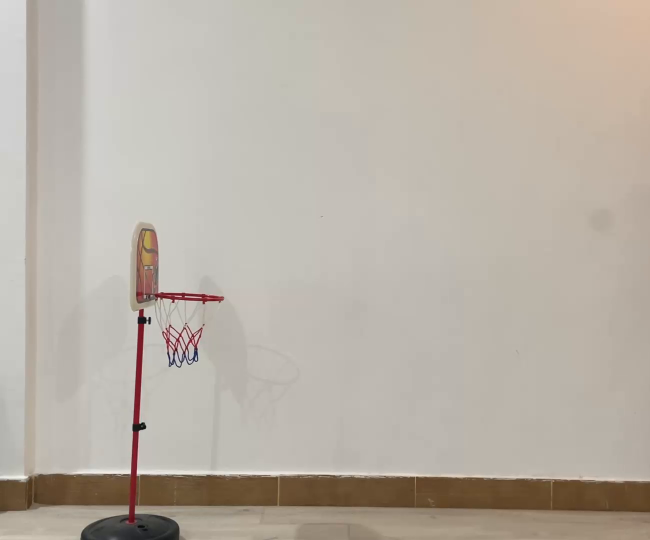
#> input picture frame 7 of Videos/vid (1).mp4, 1300 x 1080 px (shown at 1/2 size)
$ python 'main basketball Trajectory detection.py'
#> lines starting #> are read from the running program, lines starting #| are printed output that depends on the picture; after the words box and inside, x2 and y2 are one past the last pixel; in counts of white or black regions, pixels touching at a corner belong together
import cv2
import numpy as np
import matplotlib.pyplot as plt

def find_basketball_trajectory(video_path, polynomial_degree=2):
    # Open the video file
#> called with video_path = 'Videos/vid (1).mp4', polynomial_degree = 2
    cap = cv2.VideoCapture(video_path)

    actual_trajectory = []
    predicted_trajectory = []

    while cap.isOpened():
        ret, frame = cap.read()
#> frame is the input picture: shape (1080, 1300, 3); mean B, G, R 166.6, 176.8, 184.7

        if not ret:
            break

        # Convert the frame to the HSV color space
        hsv = cv2.cvtColor(frame, cv2.COLOR_BGR2HSV)
#> hsv: shape (1080, 1300, 3); mean H, S, V 20.4, 28.7, 184.8

        # Define the range of orange color in HSV
        lower_orange = np.array([10, 100, 100])
        upper_orange = np.array([20, 255, 255])

        # Threshold the image to get only orange colors
        mask = cv2.inRange(hsv, lower_orange, upper_orange)
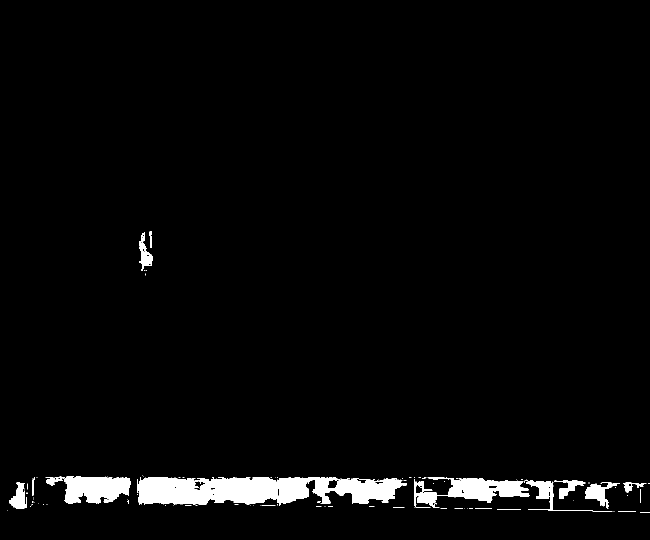
#> mask: shape (1080, 1300) (shown at 1/2 size); 3% white; 123 white regions (100 under 20 px), largest, box (x1, y1, x2, y2) and area: (274, 954, 554, 1010) 13202, (554, 954, 805, 1012) 8965, (829, 954, 1059, 1015) 6296

        # Bitwise-AND mask and original image
        res = cv2.bitwise_and(frame, frame, mask=mask)
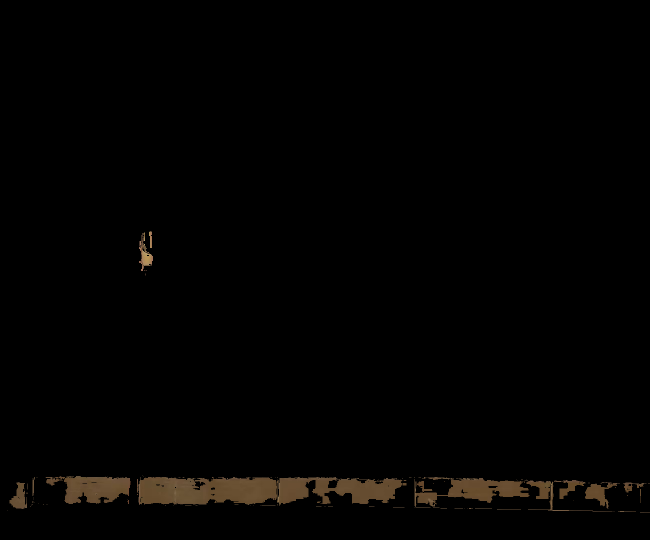
#> res: shape (1080, 1300, 3) (shown at 1/2 size); mean B, G, R 1.5, 2.4, 3.1

        # Convert the resulting image to grayscale
        gray = cv2.cvtColor(res, cv2.COLOR_BGR2GRAY)
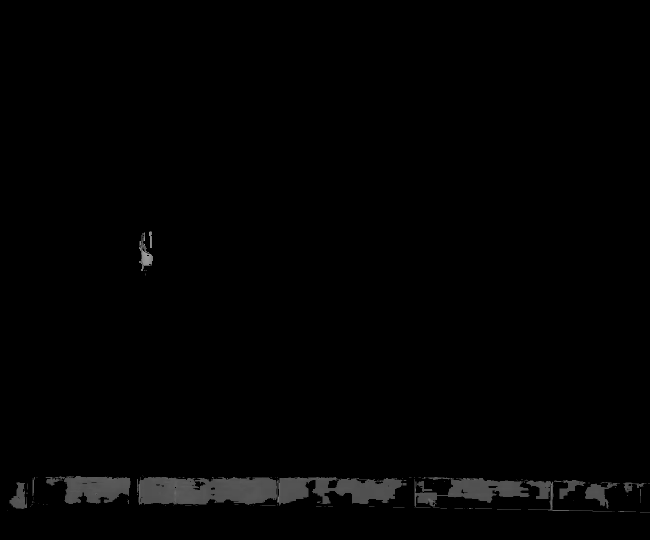
#> gray: shape (1080, 1300) (shown at 1/2 size); min 0, max 161, mean 2.5

        # Apply a blur to reduce noise
        blurred = cv2.GaussianBlur(gray, (5, 5), 0)

        # Use the HoughCircles function to detect circles in the frame
        circles = cv2.HoughCircles(
            blurred, cv2.HOUGH_GRADIENT, dp=1, minDist=30, param1=50, param2=20, minRadius=10, maxRadius=50
        )
#> circles = [[1074.5, 987.5, 31.1], [856.5, 995.5, 19.1]]

        if circles is not None:
            # Convert the (x, y) coordinates and radius of the circles to integers
            circles = np.round(circles[0, :]).astype("int")
#> circles = [[1074, 988, 31], [856, 996, 19]]

            # Find the circle with the desired color
            for (x, y, r) in circles:
                if mask[y, x] == 255:
                    # Draw the circle on the frame
                    cv2.circle(frame, (x, y), r, (0, 255, 0), 4)
                    center = (x, y)
                    cv2.circle(frame, center, 1, (0, 255, 0), 5)

                    # Store the center coordinates in the actual trajectory list
                    actual_trajectory.append(center)

                    # Perform polynomial regression on the actual trajectory
                    if len(actual_trajectory) >= polynomial_degree + 1:
                        coefficients = np.polyfit(
                            np.arange(len(actual_trajectory)),
                            np.array(actual_trajectory)[:, 0],
                            polynomial_degree
                        )
                        predicted_x = np.polyval(coefficients, np.arange(len(actual_trajectory)))
                        predicted_y = np.array(actual_trajectory)[:, 1]

                        # Combine the predicted x and actual y to form the predicted trajectory
                        predicted_trajectory = list(zip(predicted_x, predicted_y))

                        # Draw a line connecting consecutive points in the actual trajectory
                        if len(actual_trajectory) > 1:
                            cv2.line(frame, actual_trajectory[-2], actual_trajectory[-1], (255, 0, 0), 2)

                        # Draw a line connecting consecutive points in the predicted trajectory
                        if len(predicted_trajectory) > 1:
                            pt1 = (int(predicted_trajectory[-2][0]), int(predicted_trajectory[-2][1]))
                            pt2 = (int(predicted_trajectory[-1][0]), int(predicted_trajectory[-1][1]))
                            cv2.line(frame, pt1, pt2, (0, 0, 255), 2)
#> this loop made 2 passes
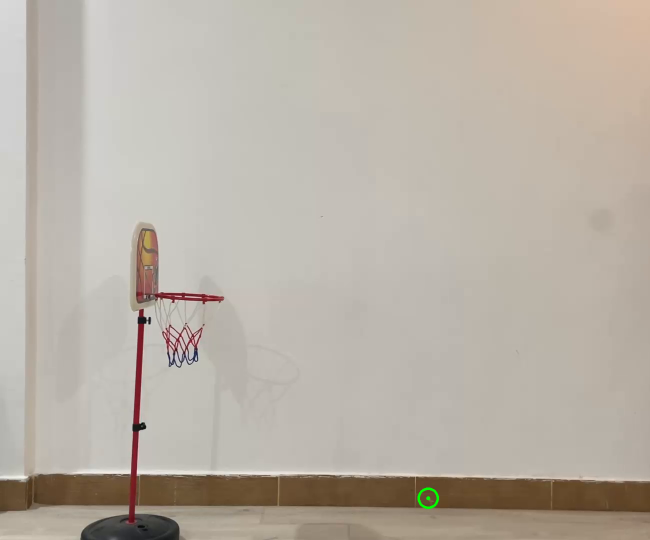
#> frame: shape (1080, 1300, 3) (shown at 1/2 size); 0.05% of pixels changed, all inside (x1, y1, x2, y2) = (835, 975, 878, 1018)
#> after the loop, actual_trajectory = [(856, 996)]

            # Display the frame with the circle and trajectories
            cv2.imshow("Basketball Detection", frame)

        # Break the loop if 'q' key is pressed
        if cv2.waitKey(200) & 0xFF == ord("q"):  # 200 milliseconds delay (0.2 seconds)
#> (key q is pressed here)
            break

    # Release the video capture object and close all windows
    cap.release()
    cv2.destroyAllWindows()

    # Convert the trajectory lists to NumPy arrays for easier manipulation
    actual_trajectory = np.array(actual_trajectory)
#> actual_trajectory = [[856, 996]]

    # Plot the actual and predicted trajectories
    plt.plot(actual_trajectory[:, 0], actual_trajectory[:, 1], marker='o', linestyle='-', color='b', label='Actual Trajectory')
    if len(predicted_trajectory) > 0:
        plt.plot(np.array(predicted_trajectory)[:, 0], np.array(predicted_trajectory)[:, 1], marker='o', linestyle='-', color='r', label='Predicted Trajectory')
    plt.title('Actual vs Predicted Basketball Trajectory')
    plt.xlabel('X-coordinate')
    plt.ylabel('Y-coordinate')
    plt.legend()
    plt.show()
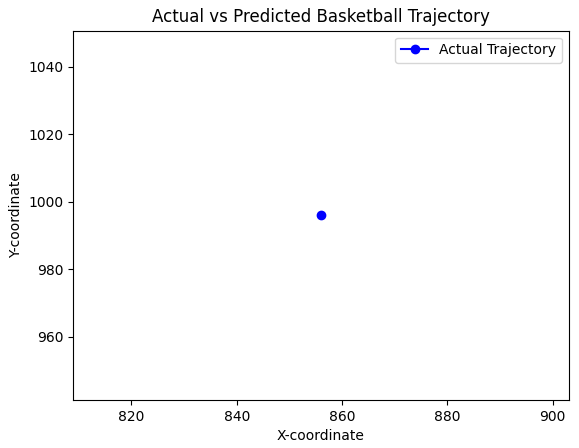
#> figure drawn by matplotlib, 1 panel

# Example usage:
video_path = "Videos/vid (1).mp4"
find_basketball_trajectory(video_path)

$ run again, starting later in the video
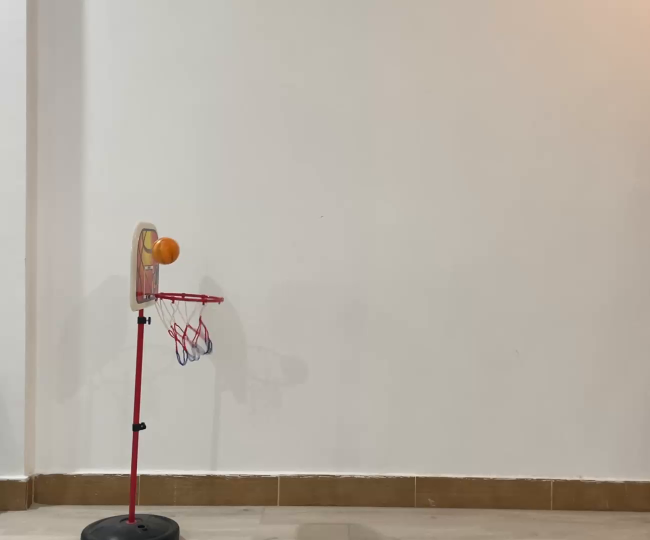
#> input picture frame 31 of Videos/vid (1).mp4, 1300 x 1080 px (shown at 1/2 size)
#> in find_basketball_trajectory, frame is the input picture: shape (1080, 1300, 3); mean B, G, R 164.5, 175.1, 183
#> hsv: shape (1080, 1300, 3); mean H, S, V 20.6, 29.5, 183.1
#> mask: shape (1080, 1300); 2.3% white; 107 white regions (72 under 20 px), largest, box (x1, y1, x2, y2) and area: (286, 954, 557, 1012) 10366, (557, 954, 790, 1012) 5698, (130, 952, 260, 1006) 4451
#> in find_basketball_trajectory, `circles = cv2.HoughCircles( blurred, cv2.HOUGH_GRADIENT, dp=1, minDist..`: circles = [[334.5, 502.5, 23.9], [293.5, 486.5, 20.5]]
#> in find_basketball_trajectory, `circles = np.round(circles[0, :]).astype("int")`: circles = [[334, 502, 24], [294, 486, 20]]
#> the loop in find_basketball_trajectory, `for (x, y, r) in circles:` made 2 passes
#> after the loop in find_basketball_trajectory, `for (x, y, r) in circles:`:
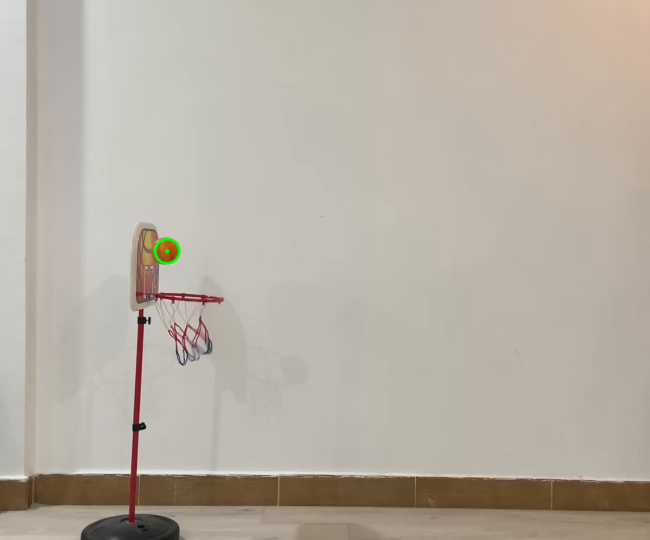
#> frame: shape (1080, 1300, 3) (shown at 1/2 size); 0.06% of pixels changed, all inside (x1, y1, x2, y2) = (308, 476, 361, 529)
#> after the loop in find_basketball_trajectory, `for (x, y, r) in circles:`: actual_trajectory = [(334, 502)]
#> in find_basketball_trajectory, `actual_trajectory = np.array(actual_trajectory)`: actual_trajectory = [[334, 502]]
#> in find_basketball_trajectory, `plt.show()`:
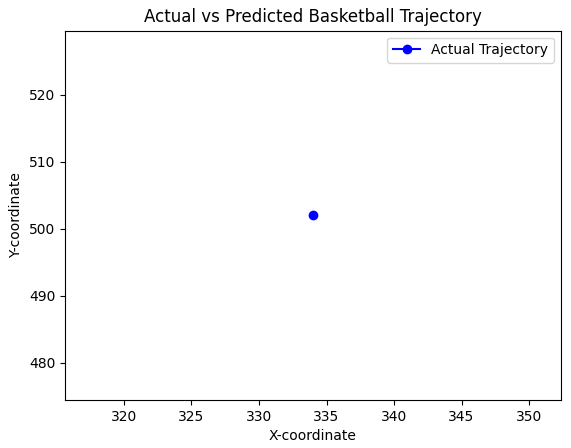
#> figure drawn by matplotlib, 1 panel

$ run again, starting later in the video
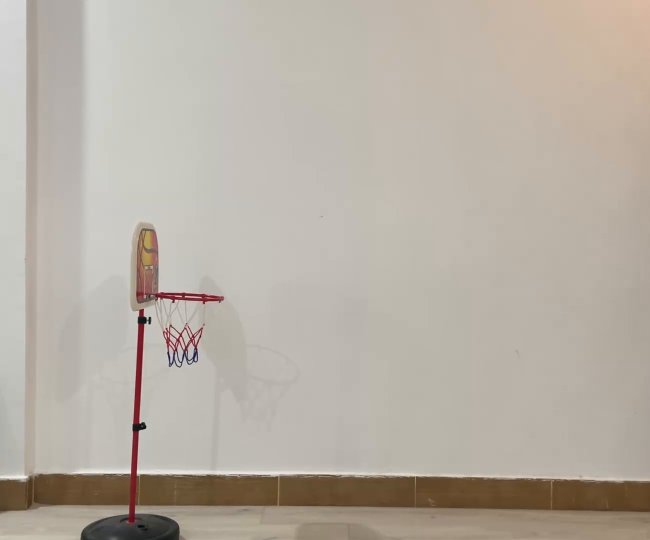
#> input picture frame 56 of Videos/vid (1).mp4, 1300 x 1080 px (shown at 1/2 size)
#> in find_basketball_trajectory, frame is the input picture: shape (1080, 1300, 3); mean B, G, R 164.6, 175.1, 182.9
#> hsv: shape (1080, 1300, 3); mean H, S, V 20.6, 29.2, 182.9
#> in find_basketball_trajectory, `mask = cv2.inRange(hsv, lower_orange, upper_orange)`:
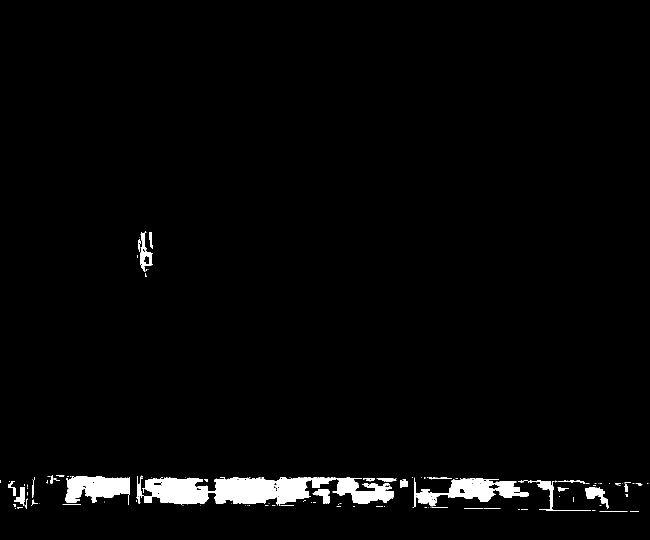
#> mask: shape (1080, 1300) (shown at 1/2 size); 2.5% white; 152 white regions (115 under 20 px), largest, box (x1, y1, x2, y2) and area: (274, 952, 788, 1012) 18185, (829, 955, 1058, 1014) 5549, (130, 952, 260, 1010) 4989
#> in find_basketball_trajectory, `circles = cv2.HoughCircles( blurred, cv2.HOUGH_GRADIENT, dp=1, minDist..`: circles = [[876.5, 981.5, 32.6], [1134.5, 997.5, 35], [299.5, 974.5, 18.8], [761.5, 985.5, 21]]
#> in find_basketball_trajectory, `circles = np.round(circles[0, :]).astype("int")`: circles = [[876, 982, 33], [1134, 998, 35], [300, 974, 19], [762, 986, 21]]
#> the loop in find_basketball_trajectory, `for (x, y, r) in circles:` made 4 passes
#> after the loop in find_basketball_trajectory, `for (x, y, r) in circles:`: actual_trajectory = [(300, 974), (762, 986)]
#> in find_basketball_trajectory, `actual_trajectory = np.array(actual_trajectory)`: actual_trajectory = [[300, 974], [762, 986]]
#> in find_basketball_trajectory, `plt.show()`:
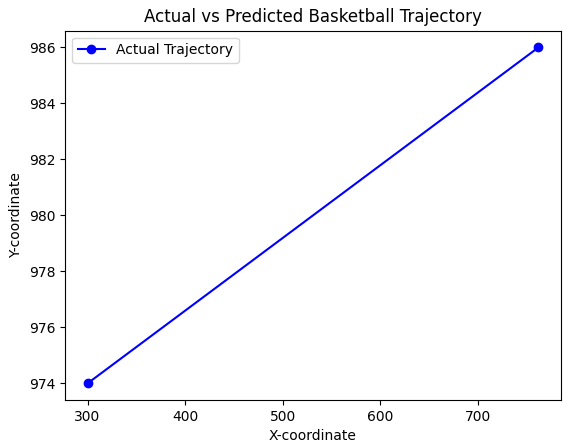
#> figure drawn by matplotlib, 1 panel
